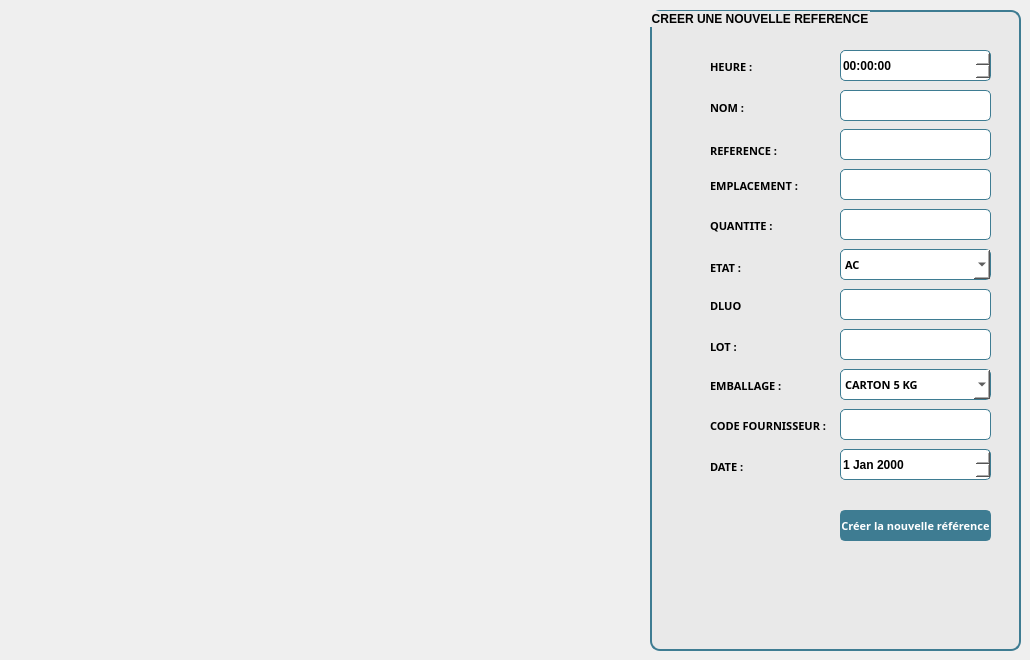
    <widget class="QWidget" name="tab_5">
     <attribute name="title">
      <string>Créer une référence</string>
     </attribute>
     <widget class="QGroupBox" name="groupBox_5">
      <property name="geometry">
       <rect>
        <x>650</x>
        <y>10</y>
        <width>371</width>
        <height>641</height>
       </rect>
      </property>
      <property name="styleSheet">
       <string notr="true">font: 75 8pt &quot;Malgun Gothic&quot;;
font-weight: bold;
background-color: rgb(233, 233, 233);
border-radius: 10px;
border:2px solid rgb(62, 124, 146);
</string>
      </property>
      <property name="title">
       <string>CREER UNE NOUVELLE REFERENCE</string>
      </property>
      <widget class="QTimeEdit" name="hour">
       <property name="geometry">
        <rect>
         <x>190</x>
         <y>40</y>
         <width>151</width>
         <height>31</height>
        </rect>
       </property>
       <property name="styleSheet">
        <string notr="true">background-color: rgb(255, 255, 255);
font: 10pt &quot;Malgun Gothic&quot;;
border-radius: 5px;
border:1px solid rgb(62, 124, 146);
font-weight: bold</string>
       </property>
      </widget>
      <widget class="QLabel" name="label_9">
       <property name="geometry">
        <rect>
         <x>60</x>
         <y>50</y>
         <width>47</width>
         <height>13</height>
        </rect>
       </property>
       <property name="font">
        <font>
         <family>Malgun Gothic</family>
         <pointsize>8</pointsize>
         <weight>75</weight>
         <italic>false</italic>
         <bold>true</bold>
        </font>
       </property>
       <property name="styleSheet">
        <string notr="true">border: none;</string>
       </property>
       <property name="text">
        <string>HEURE :</string>
       </property>
      </widget>
      <widget class="QLineEdit" name="nomProduit_2">
       <property name="geometry">
        <rect>
         <x>190</x>
         <y>80</y>
         <width>151</width>
         <height>31</height>
        </rect>
       </property>
       <property name="styleSheet">
        <string notr="true">background-color: rgb(255, 255, 255);
font: 10pt &quot;Malgun Gothic&quot;;
border-radius: 5px;
border:1px solid rgb(62, 124, 146);
font-weight: bold;</string>
       </property>
      </widget>
      <widget class="QLabel" name="label_8">
       <property name="geometry">
        <rect>
         <x>60</x>
         <y>450</y>
         <width>47</width>
         <height>13</height>
        </rect>
       </property>
       <property name="font">
        <font>
         <family>Malgun Gothic</family>
         <pointsize>8</pointsize>
         <weight>75</weight>
         <italic>false</italic>
         <bold>true</bold>
        </font>
       </property>
       <property name="styleSheet">
        <string notr="true">border: none;</string>
       </property>
       <property name="text">
        <string>DATE :</string>
       </property>
      </widget>
      <widget class="QLabel" name="label_24">
       <property name="geometry">
        <rect>
         <x>60</x>
         <y>90</y>
         <width>81</width>
         <height>16</height>
        </rect>
       </property>
       <property name="font">
        <font>
         <family>Malgun Gothic</family>
         <pointsize>8</pointsize>
         <weight>75</weight>
         <italic>false</italic>
         <bold>true</bold>
        </font>
       </property>
       <property name="styleSheet">
        <string notr="true">border: none;</string>
       </property>
       <property name="text">
        <string>NOM :</string>
       </property>
      </widget>
      <widget class="QLineEdit" name="reference_Product">
       <property name="geometry">
        <rect>
         <x>190</x>
         <y>119</y>
         <width>151</width>
         <height>31</height>
        </rect>
       </property>
       <property name="font">
        <font>
         <family>Malgun Gothic</family>
         <pointsize>10</pointsize>
         <weight>75</weight>
         <italic>false</italic>
         <bold>true</bold>
        </font>
       </property>
       <property name="styleSheet">
        <string notr="true">background-color: rgb(255, 255, 255);
font: 10pt &quot;Malgun Gothic&quot;;
border-radius: 5px;
border:1px solid rgb(62, 124, 146);
font-weight: bold;
</string>
       </property>
      </widget>
      <widget class="QLabel" name="label_2">
       <property name="geometry">
        <rect>
         <x>60</x>
         <y>130</y>
         <width>81</width>
         <height>21</height>
        </rect>
       </property>
       <property name="font">
        <font>
         <family>Malgun Gothic</family>
         <pointsize>8</pointsize>
         <weight>75</weight>
         <italic>false</italic>
         <bold>true</bold>
        </font>
       </property>
       <property name="styleSheet">
        <string notr="true">border: none;</string>
       </property>
       <property name="text">
        <string>REFERENCE :</string>
       </property>
      </widget>
      <widget class="QLineEdit" name="location">
       <property name="geometry">
        <rect>
         <x>190</x>
         <y>159</y>
         <width>151</width>
         <height>31</height>
        </rect>
       </property>
       <property name="font">
        <font>
         <family>Malgun Gothic</family>
         <pointsize>10</pointsize>
         <weight>75</weight>
         <italic>false</italic>
         <bold>true</bold>
        </font>
       </property>
       <property name="styleSheet">
        <string notr="true">background-color: rgb(255, 255, 255);
font: 10pt &quot;Malgun Gothic&quot;;
border-radius: 5px;
border:1px solid rgb(62, 124, 146);
font-weight: bold;</string>
       </property>
      </widget>
      <widget class="QLabel" name="label_3">
       <property name="geometry">
        <rect>
         <x>60</x>
         <y>160</y>
         <width>91</width>
         <height>31</height>
        </rect>
       </property>
       <property name="font">
        <font>
         <family>Malgun Gothic</family>
         <pointsize>8</pointsize>
         <weight>75</weight>
         <italic>false</italic>
         <bold>true</bold>
        </font>
       </property>
       <property name="styleSheet">
        <string notr="true">border: none;</string>
       </property>
       <property name="text">
        <string>EMPLACEMENT :</string>
       </property>
      </widget>
      <widget class="QLineEdit" name="quantity">
       <property name="geometry">
        <rect>
         <x>190</x>
         <y>199</y>
         <width>151</width>
         <height>31</height>
        </rect>
       </property>
       <property name="font">
        <font>
         <family>Malgun Gothic</family>
         <pointsize>8</pointsize>
         <weight>75</weight>
         <italic>false</italic>
         <bold>true</bold>
        </font>
       </property>
       <property name="styleSheet">
        <string notr="true">background-color: rgb(255, 255, 255);
border-radius: 5px;
border:1px solid rgb(62, 124, 146);</string>
       </property>
      </widget>
      <widget class="QLabel" name="label_6">
       <property name="geometry">
        <rect>
         <x>60</x>
         <y>200</y>
         <width>81</width>
         <height>31</height>
        </rect>
       </property>
       <property name="font">
        <font>
         <family>Malgun Gothic</family>
         <pointsize>8</pointsize>
         <weight>75</weight>
         <italic>false</italic>
         <bold>true</bold>
        </font>
       </property>
       <property name="styleSheet">
        <string notr="true">border: none;</string>
       </property>
       <property name="text">
        <string>QUANTITE :</string>
       </property>
      </widget>
      <widget class="QComboBox" name="state">
       <property name="geometry">
        <rect>
         <x>190</x>
         <y>239</y>
         <width>151</width>
         <height>31</height>
        </rect>
       </property>
       <property name="font">
        <font>
         <family>Malgun Gothic</family>
         <pointsize>8</pointsize>
         <weight>75</weight>
         <italic>false</italic>
         <bold>true</bold>
        </font>
       </property>
       <property name="styleSheet">
        <string notr="true">background-color: rgb(255, 255, 255);
border-radius: 5px;
border:1px solid rgb(62, 124, 146);</string>
       </property>
       <item>
        <property name="text">
         <string>AC</string>
        </property>
       </item>
       <item>
        <property name="text">
         <string>NC</string>
        </property>
       </item>
       <item>
        <property name="text">
         <string>SD</string>
        </property>
       </item>
       <item>
        <property name="text">
         <string>OK</string>
        </property>
       </item>
      </widget>
      <widget class="QLabel" name="label_4">
       <property name="geometry">
        <rect>
         <x>60</x>
         <y>250</y>
         <width>41</width>
         <height>16</height>
        </rect>
       </property>
       <property name="font">
        <font>
         <family>Malgun Gothic</family>
         <pointsize>8</pointsize>
         <weight>75</weight>
         <italic>false</italic>
         <bold>true</bold>
        </font>
       </property>
       <property name="styleSheet">
        <string notr="true">border: none;</string>
       </property>
       <property name="text">
        <string>ETAT :</string>
       </property>
      </widget>
      <widget class="QLineEdit" name="dluo">
       <property name="geometry">
        <rect>
         <x>190</x>
         <y>279</y>
         <width>151</width>
         <height>31</height>
        </rect>
       </property>
       <property name="font">
        <font>
         <family>Malgun Gothic</family>
         <pointsize>8</pointsize>
         <weight>75</weight>
         <italic>false</italic>
         <bold>true</bold>
        </font>
       </property>
       <property name="styleSheet">
        <string notr="true">background-color: rgb(255, 255, 255);
border-radius: 5px;
border:1px solid rgb(62, 124, 146);</string>
       </property>
      </widget>
      <widget class="QLabel" name="label_5">
       <property name="geometry">
        <rect>
         <x>60</x>
         <y>280</y>
         <width>51</width>
         <height>31</height>
        </rect>
       </property>
       <property name="font">
        <font>
         <family>Malgun Gothic</family>
         <pointsize>8</pointsize>
         <weight>75</weight>
         <italic>false</italic>
         <bold>true</bold>
        </font>
       </property>
       <property name="styleSheet">
        <string notr="true">border: none;</string>
       </property>
       <property name="text">
        <string>DLUO</string>
       </property>
      </widget>
      <widget class="QLineEdit" name="lot">
       <property name="geometry">
        <rect>
         <x>190</x>
         <y>319</y>
         <width>151</width>
         <height>31</height>
        </rect>
       </property>
       <property name="font">
        <font>
         <family>Malgun Gothic</family>
         <pointsize>8</pointsize>
         <weight>75</weight>
         <italic>false</italic>
         <bold>true</bold>
        </font>
       </property>
       <property name="styleSheet">
        <string notr="true">background-color: rgb(255, 255, 255);
border-radius: 5px;
border:1px solid rgb(62, 124, 146);</string>
       </property>
      </widget>
      <widget class="QLabel" name="label_7">
       <property name="geometry">
        <rect>
         <x>60</x>
         <y>330</y>
         <width>47</width>
         <height>13</height>
        </rect>
       </property>
       <property name="font">
        <font>
         <family>Malgun Gothic</family>
         <pointsize>8</pointsize>
         <weight>75</weight>
         <italic>false</italic>
         <bold>true</bold>
        </font>
       </property>
       <property name="styleSheet">
        <string notr="true">border: none;</string>
       </property>
       <property name="text">
        <string>LOT :</string>
       </property>
      </widget>
      <widget class="QComboBox" name="packaging">
       <property name="geometry">
        <rect>
         <x>190</x>
         <y>359</y>
         <width>151</width>
         <height>31</height>
        </rect>
       </property>
       <property name="font">
        <font>
         <family>Malgun Gothic</family>
         <pointsize>8</pointsize>
         <weight>75</weight>
         <italic>false</italic>
         <bold>true</bold>
        </font>
       </property>
       <property name="styleSheet">
        <string notr="true">background-color: rgb(255, 255, 255);
border-radius: 5px;
border:1px solid rgb(62, 124, 146);</string>
       </property>
       <item>
        <property name="text">
         <string>CARTON 5 KG</string>
        </property>
       </item>
       <item>
        <property name="text">
         <string>CARTON 10 KG</string>
        </property>
       </item>
       <item>
        <property name="text">
         <string>CARTON 15 KG</string>
        </property>
       </item>
       <item>
        <property name="text">
         <string>CARTON 20 KG</string>
        </property>
       </item>
       <item>
        <property name="text">
         <string>CARTON 25 kg</string>
        </property>
       </item>
       <item>
        <property name="text">
         <string>SAC 5 KG</string>
        </property>
       </item>
       <item>
        <property name="text">
         <string>SAC 10 KG</string>
        </property>
       </item>
       <item>
        <property name="text">
         <string>SAC 15 KG</string>
        </property>
       </item>
       <item>
        <property name="text">
         <string>SAC 20 KG</string>
        </property>
       </item>
       <item>
        <property name="text">
         <string>SAC 25 GK</string>
        </property>
       </item>
      </widget>
      <widget class="QLabel" name="label_10">
       <property name="geometry">
        <rect>
         <x>60</x>
         <y>360</y>
         <width>81</width>
         <height>31</height>
        </rect>
       </property>
       <property name="font">
        <font>
         <family>Malgun Gothic</family>
         <pointsize>8</pointsize>
         <weight>75</weight>
         <italic>false</italic>
         <bold>true</bold>
        </font>
       </property>
       <property name="styleSheet">
        <string notr="true">border: none;</string>
       </property>
       <property name="text">
        <string>EMBALLAGE :</string>
       </property>
      </widget>
      <widget class="QLineEdit" name="codeFournisseur">
       <property name="geometry">
        <rect>
         <x>190</x>
         <y>399</y>
         <width>151</width>
         <height>31</height>
        </rect>
       </property>
       <property name="styleSheet">
        <string notr="true">background-color: rgb(255, 255, 255);
border-radius: 5px;
border:1px solid rgb(62, 124, 146);</string>
       </property>
      </widget>
      <widget class="QPushButton" name="button_Create">
       <property name="geometry">
        <rect>
         <x>190</x>
         <y>500</y>
         <width>151</width>
         <height>31</height>
        </rect>
       </property>
       <property name="font">
        <font>
         <family>Malgun Gothic</family>
         <pointsize>8</pointsize>
         <weight>75</weight>
         <italic>false</italic>
         <bold>true</bold>
        </font>
       </property>
       <property name="styleSheet">
        <string notr="true">background-color: rgb(62, 124, 146);
color: rgb(255, 255, 255);
border-radius: 5px;</string>
       </property>
       <property name="text">
        <string>Créer la nouvelle référence</string>
       </property>
      </widget>
      <widget class="QDateEdit" name="date">
       <property name="geometry">
        <rect>
         <x>190</x>
         <y>439</y>
         <width>151</width>
         <height>31</height>
        </rect>
       </property>
       <property name="styleSheet">
        <string notr="true">background-color: rgb(255, 255, 255);
border-radius: 5px;
border:1px solid rgb(62, 124, 146);</string>
       </property>
      </widget>
      <widget class="QLabel" name="label_30">
       <property name="geometry">
        <rect>
         <x>60</x>
         <y>400</y>
         <width>121</width>
         <height>31</height>
        </rect>
       </property>
       <property name="font">
        <font>
         <family>Malgun Gothic</family>
         <pointsize>8</pointsize>
         <weight>75</weight>
         <italic>false</italic>
         <bold>true</bold>
        </font>
       </property>
       <property name="styleSheet">
        <string notr="true">border: none;</string>
       </property>
       <property name="text">
        <string>CODE FOURNISSEUR :</string>
       </property>
      </widget>
     </widget>
    </widget>
